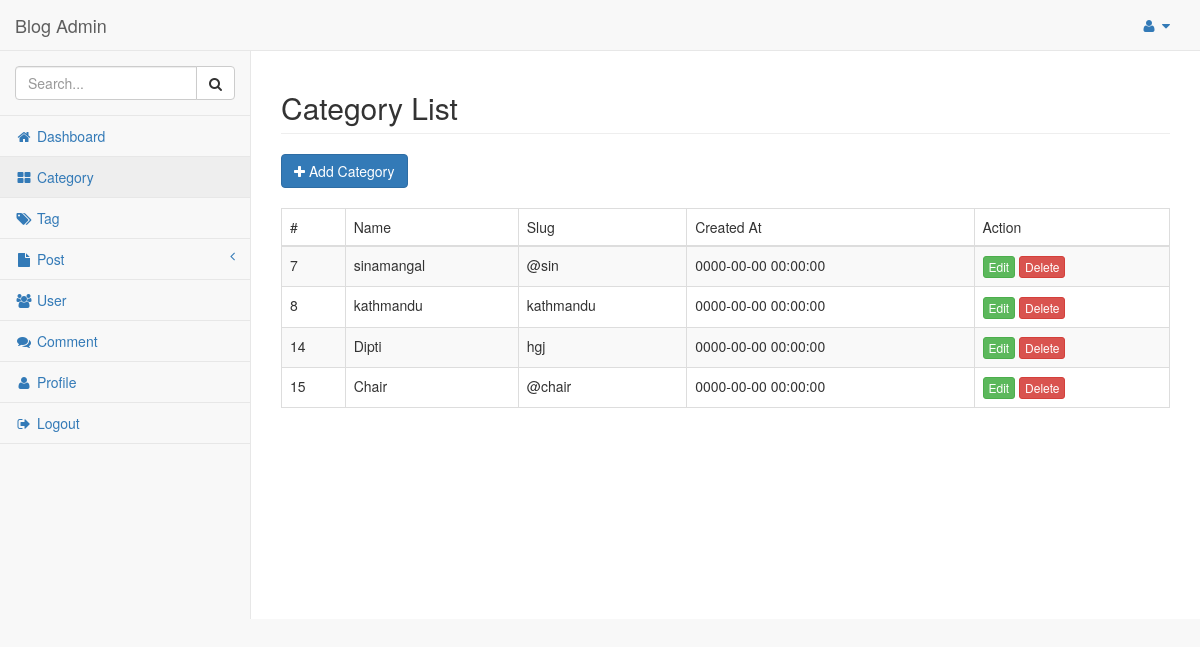
Page /admin/list-category.php (signed in) on the committed database.
### tables this page shows
CREATE TABLE `categories` (
  `id` int(50) NOT NULL,
  `name` varchar(100) NOT NULL,
  `slug` varchar(100) NOT NULL,
  `created_at` timestamp NULL DEFAULT NULL,
  `updated_at` timestamp NULL DEFAULT NULL
);

### admin/list-category.php (the view, shortened to what this page needs)
<?php
include 'include/head.php';
$sql = "SELECT * FROM categories";
$results = mysqli_query($conn, $sql);
?>
<body>
    <div id="wrapper">
        <nav class="navbar navbar-default navbar-static-top" role="navigation" style="margin-bottom: 0">
            <?php include 'include/navbar.php';?>
            <?php include 'include/sidebar.php';?>
        </nav>
        <div id="page-wrapper">
            <div class="row">
                <div class="col-lg-12">
                    <h2 class="page-header"> Category List </h2>
                    <a href="add-category.php" class="btn btn-primary"><i class="fa fa-plus"></i> Add Category</a>
                </div>
            </div>
            <div class="row" style="margin-top:20px;">
                <div class="col-sm-12">
                    <table class="table table-striped table-bordered table-hover">
                        <thead>
                            <tr>
                                <td>#</td>
                                <td>Name</td>
                                <td>Slug</td>
                                <td>Created At</td>
                                <td>Action</td>
                            </tr>
                        </thead>
                        <tbody>
                        <?php
                        if(mysqli_num_rows($results) > 0){
                            while ($row = mysqli_fetch_array
                            ($results)){
                        ?>
                            <tr>
                                <td><?php echo $row['id'];?></td>
                                <td><?php echo $row['name'];?>
                                </td>
                                <td><?php echo $row['slug'];?>
                                </td>
                                <td><?php echo $row['created_at'];?>
                                </td>
                                <td>
                                <a href="edit-category.php?id=<?php echo $row['id']; ?>" class="btn btn-xs btn-success ">Edit</a>
                                <a href="delete-category.php?id=<?php echo $row['id']; ?>" class="btn btn-xs btn-danger ">Delete</a>
                                </td>
                            </tr>
                            <?php } } ?>
                        </tbody>
                    </table>
                </div>
            </div>
        </div>
    </div>
</body>
</html>

### admin/include/head.php (shortened to what this page needs)
<!DOCTYPE html>
<html lang="en">
<head>
    <link href="/blog/admin/assets/vendor/bootstrap/css/bootstrap.min.css" rel="stylesheet">
    <link href="/blog/admin/assets/vendor/metisMenu/metisMenu.min.css" rel="stylesheet">
    <link href="/blog/admin/assets/dist/css/sb-admin-2.css" rel="stylesheet">
    <link href="/blog/admin/assets/vendor/morrisjs/morris.css" rel="stylesheet">
    <link href="/blog/admin/assets/vendor/font-awesome/css/font-awesome.min.css" rel="stylesheet" type="text/css">
</head>

### admin/include/navbar.php (shortened to what this page needs)
<div class="navbar-header">
                <a class="navbar-brand" href="index.html">Blog Admin</a>
            </div>
            <ul class="nav navbar-top-links navbar-right">
                <li class="dropdown">
                    <a class="dropdown-toggle" data-toggle="dropdown" href="#">
                        <i class="fa fa-user fa-fw"></i> <i class="fa fa-caret-down"></i>
                    </a>
                </li>
            </ul>

### admin/include/sidebar.php (shortened to what this page needs)
<div class="navbar-default sidebar" role="navigation">
    <div class="sidebar-nav navbar-collapse">
        <ul class="nav" id="side-menu">
            <li class="sidebar-search">
                <div class="input-group custom-search-form">
                    <input type="text" class="form-control" placeholder="Search...">
                    <span class="input-group-btn">
                    <button class="btn btn-default" type="button">
                        <i class="fa fa-search"></i>
                    </button>
                </span>
                </div>
            </li>
            <li>
                <a href="dashboard.php"><i class="fa fa-home fa-fw"></i> Dashboard</a>
            </li>
            <li>
                <a href="list-category.php"><i class="fa fa-th-large fa-fw"></i> Category</a>
            </li>
            <li>
                <a href="list-tag.php"><i class="fa fa-tags fa-fw"></i> Tag</a>
            </li>
            <li>
                <a href="#"><i class="fa fa-file fa-fw"></i> Post<span class="fa arrow"></span></a>
            </li>
            <li>
                <a href="list-user.php"><i class="fa fa-users fa-fw"></i> User</a>
            </li>
            <li>
                <a href="#"><i class="fa fa-comments fa-fw"></i> Comment</a>
            </li>
            <li>
                <a href="profile.php"><i class="fa fa-user fa-fw"></i> Profile</a>
            </li>
            <li>
                <a href="?logout='1'"><i class="fa fa-sign-out fa-fw"></i> Logout</a>
            </li>
        </ul>
    </div>
</div>

### rows in the picture
categories: id "7", name "sinamangal", slug "@sin", created_at "0000-00-00 00:00:00"
categories: id "8", name "kathmandu", slug "kathmandu", created_at "0000-00-00 00:00:00"
categories: id "14", name "Dipti", slug "hgj", created_at "0000-00-00 00:00:00"
categories: id "15", name "Chair", slug "@chair", created_at "0000-00-00 00:00:00"
